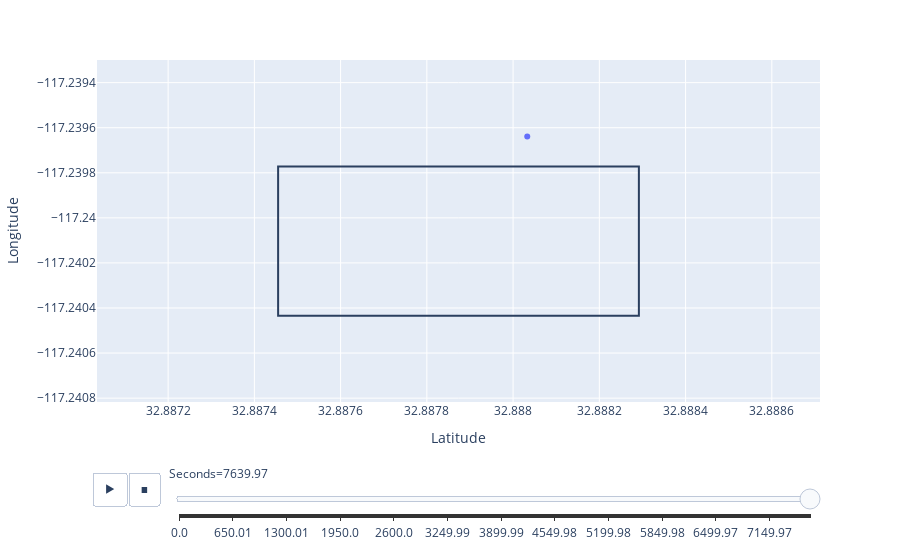

Notebook cell for this chart:
### Code cell
fig = px.scatter(df4.iloc[0:76420:100], x = 'Latitude', y = 'Longitude', animation_frame = 'Seconds')

fig.add_shape(type="rect",
    x0 = 32.8882917, x1 = 32.8874551, y0 = -117.2397726, y1 = -117.2404344
)

fig
